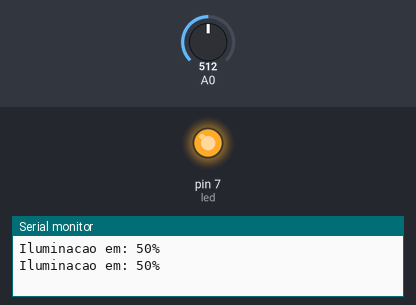
This sketch was run on a simulated Arduino Uno, built with avr-gcc and run on an emulated ATmega328P. On the bench: output pins drawn as LEDs (lit = HIGH), the last lines printed to the serial monitor. Inputs (shaded band) come from the test bench; at power-on: A0 = 512.

Above: at 1.8 s.
1.9 s: A0 set to 603
3.4 s: A0 set to 627
At 4.4 s:
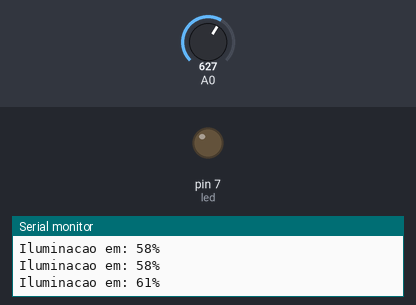
5.5 s: A0 set to 511
At 7.2 s:
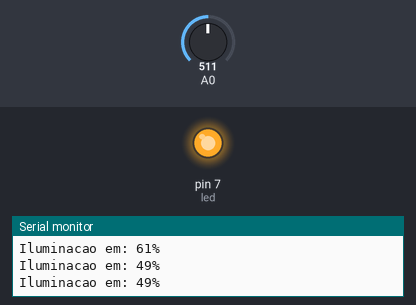
7.5 s: A0 set to 716
At 8.7 s:
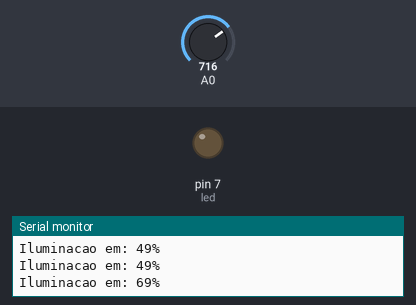
Timing chart, 0 to 10.5 s (numbered marks = the images above; inputs shaded):
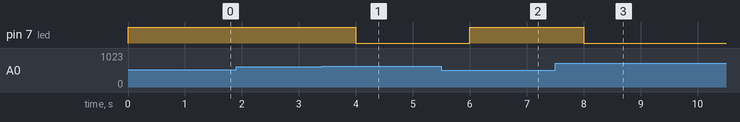

Measured:
- the behaviour switches between 613 and 614 on A0 (found by bisection; images 0 and 1)
- after the input at 3.4 s, pin 7 (led): HIGH → LOW after 0.60 s
- after the input at 5.5 s, pin 7 (led): LOW → HIGH after 0.50 s
- after the input at 7.5 s, pin 7 (led): HIGH → LOW after 0.50 s

The sketch:

Atividade05LDRLED.ino
```cpp
#define led 7

void setup()
{
  pinMode(A0, INPUT);
  pinMode(7, OUTPUT);
  Serial.begin(9600);
}

void loop()
{
  int valor = analogRead(A0);
  int luz = map(valor, 0, 1023, 0, 100);

  Serial.print("Iluminacao em: ");
  Serial.print(luz);
  Serial.println("%");

  if (luz < 60){
   	digitalWrite(led, HIGH);
  }
  else{
   	digitalWrite(led, LOW);
  }
  delay(1000);
}
```
